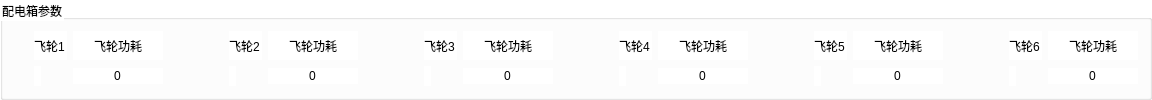
     <widget class="QGroupBox" name="groupBox">
      <property name="sizePolicy">
       <sizepolicy hsizetype="Minimum" vsizetype="Minimum">
        <horstretch>0</horstretch>
        <verstretch>0</verstretch>
       </sizepolicy>
      </property>
      <property name="styleSheet">
       <string notr="true">background-color: rgb(255, 255, 255);</string>
      </property>
      <property name="title">
       <string>配电箱参数</string>
      </property>
      <layout class="QHBoxLayout" name="horizontalLayout">
       <item>
        <layout class="QGridLayout" name="gridLayout_9">
         <item row="0" column="1" colspan="2">
          <widget class="QLabel" name="label_25">
           <property name="text">
            <string>飞轮1</string>
           </property>
          </widget>
         </item>
         <item row="0" column="3">
          <widget class="QLabel" name="label_26">
           <property name="text">
            <string>飞轮功耗</string>
           </property>
           <property name="alignment">
            <set>Qt::AlignCenter</set>
           </property>
          </widget>
         </item>
         <item row="1" column="0">
          <spacer name="horizontalSpacer_16">
           <property name="orientation">
            <enum>Qt::Horizontal</enum>
           </property>
           <property name="sizeType">
            <enum>QSizePolicy::Fixed</enum>
           </property>
           <property name="sizeHint" stdset="0">
            <size>
             <width>20</width>
             <height>20</height>
            </size>
           </property>
          </spacer>
         </item>
         <item row="1" column="2">
          <spacer name="horizontalSpacer_17">
           <property name="orientation">
            <enum>Qt::Horizontal</enum>
           </property>
           <property name="sizeType">
            <enum>QSizePolicy::Fixed</enum>
           </property>
           <property name="sizeHint" stdset="0">
            <size>
             <width>20</width>
             <height>20</height>
            </size>
           </property>
          </spacer>
         </item>
         <item row="1" column="1">
          <widget class="QLabel" name="label_motor_status_light_1">
           <property name="sizePolicy">
            <sizepolicy hsizetype="Minimum" vsizetype="Minimum">
             <horstretch>0</horstretch>
             <verstretch>0</verstretch>
            </sizepolicy>
           </property>
           <property name="maximumSize">
            <size>
             <width>30</width>
             <height>30</height>
            </size>
           </property>
           <property name="text">
            <string/>
           </property>
           <property name="pixmap">
            <pixmap>debug/red.png</pixmap>
           </property>
           <property name="scaledContents">
            <bool>true</bool>
           </property>
          </widget>
         </item>
         <item row="1" column="3">
          <widget class="QLineEdit" name="lineEdit_motor_wate_overview_1">
           <property name="sizePolicy">
            <sizepolicy hsizetype="Fixed" vsizetype="Fixed">
             <horstretch>0</horstretch>
             <verstretch>0</verstretch>
            </sizepolicy>
           </property>
           <property name="maximumSize">
            <size>
             <width>90</width>
             <height>16777215</height>
            </size>
           </property>
           <property name="text">
            <string>0</string>
           </property>
           <property name="frame">
            <bool>false</bool>
           </property>
           <property name="alignment">
            <set>Qt::AlignCenter</set>
           </property>
           <property name="readOnly">
            <bool>true</bool>
           </property>
          </widget>
         </item>
        </layout>
       </item>
       <item>
        <spacer name="horizontalSpacer_18">
         <property name="orientation">
          <enum>Qt::Horizontal</enum>
         </property>
         <property name="sizeHint" stdset="0">
          <size>
           <width>40</width>
           <height>20</height>
          </size>
         </property>
        </spacer>
       </item>
       <item>
        <layout class="QGridLayout" name="gridLayout_8">
         <item row="0" column="1" colspan="2">
          <widget class="QLabel" name="label_22">
           <property name="text">
            <string>飞轮2</string>
           </property>
          </widget>
         </item>
         <item row="0" column="3">
          <widget class="QLabel" name="label_23">
           <property name="text">
            <string>飞轮功耗</string>
           </property>
           <property name="alignment">
            <set>Qt::AlignCenter</set>
           </property>
          </widget>
         </item>
         <item row="1" column="0">
          <spacer name="horizontalSpacer_14">
           <property name="orientation">
            <enum>Qt::Horizontal</enum>
           </property>
           <property name="sizeType">
            <enum>QSizePolicy::Fixed</enum>
           </property>
           <property name="sizeHint" stdset="0">
            <size>
             <width>20</width>
             <height>20</height>
            </size>
           </property>
          </spacer>
         </item>
         <item row="1" column="2">
          <spacer name="horizontalSpacer_15">
           <property name="orientation">
            <enum>Qt::Horizontal</enum>
           </property>
           <property name="sizeType">
            <enum>QSizePolicy::Fixed</enum>
           </property>
           <property name="sizeHint" stdset="0">
            <size>
             <width>20</width>
             <height>20</height>
            </size>
           </property>
          </spacer>
         </item>
         <item row="1" column="1">
          <widget class="QLabel" name="label_motor_status_light_2">
           <property name="sizePolicy">
            <sizepolicy hsizetype="Minimum" vsizetype="Minimum">
             <horstretch>0</horstretch>
             <verstretch>0</verstretch>
            </sizepolicy>
           </property>
           <property name="maximumSize">
            <size>
             <width>30</width>
             <height>30</height>
            </size>
           </property>
           <property name="text">
            <string/>
           </property>
           <property name="pixmap">
            <pixmap>debug/red.png</pixmap>
           </property>
           <property name="scaledContents">
            <bool>true</bool>
           </property>
          </widget>
         </item>
         <item row="1" column="3">
          <widget class="QLineEdit" name="lineEdit_motor_wate_overview_2">
           <property name="sizePolicy">
            <sizepolicy hsizetype="Fixed" vsizetype="Fixed">
             <horstretch>0</horstretch>
             <verstretch>0</verstretch>
            </sizepolicy>
           </property>
           <property name="maximumSize">
            <size>
             <width>90</width>
             <height>16777215</height>
            </size>
           </property>
           <property name="text">
            <string>0</string>
           </property>
           <property name="frame">
            <bool>false</bool>
           </property>
           <property name="alignment">
            <set>Qt::AlignCenter</set>
           </property>
           <property name="readOnly">
            <bool>true</bool>
           </property>
          </widget>
         </item>
        </layout>
       </item>
       <item>
        <spacer name="horizontalSpacer_19">
         <property name="orientation">
          <enum>Qt::Horizontal</enum>
         </property>
         <property name="sizeHint" stdset="0">
          <size>
           <width>40</width>
           <height>20</height>
          </size>
         </property>
        </spacer>
       </item>
       <item>
        <layout class="QGridLayout" name="gridLayout_7">
         <item row="1" column="2">
          <spacer name="horizontalSpacer_13">
           <property name="orientation">
            <enum>Qt::Horizontal</enum>
           </property>
           <property name="sizeType">
            <enum>QSizePolicy::Fixed</enum>
           </property>
           <property name="sizeHint" stdset="0">
            <size>
             <width>20</width>
             <height>20</height>
            </size>
           </property>
          </spacer>
         </item>
         <item row="1" column="3">
          <widget class="QLineEdit" name="lineEdit_motor_wate_overview_3">
           <property name="sizePolicy">
            <sizepolicy hsizetype="Fixed" vsizetype="Fixed">
             <horstretch>0</horstretch>
             <verstretch>0</verstretch>
            </sizepolicy>
           </property>
           <property name="maximumSize">
            <size>
             <width>90</width>
             <height>16777215</height>
            </size>
           </property>
           <property name="text">
            <string>0</string>
           </property>
           <property name="frame">
            <bool>false</bool>
           </property>
           <property name="alignment">
            <set>Qt::AlignCenter</set>
           </property>
           <property name="readOnly">
            <bool>true</bool>
           </property>
          </widget>
         </item>
         <item row="0" column="3">
          <widget class="QLabel" name="label_20">
           <property name="text">
            <string>飞轮功耗</string>
           </property>
           <property name="alignment">
            <set>Qt::AlignCenter</set>
           </property>
          </widget>
         </item>
         <item row="1" column="1">
          <widget class="QLabel" name="label_motor_status_light_3">
           <property name="sizePolicy">
            <sizepolicy hsizetype="Minimum" vsizetype="Minimum">
             <horstretch>0</horstretch>
             <verstretch>0</verstretch>
            </sizepolicy>
           </property>
           <property name="maximumSize">
            <size>
             <width>30</width>
             <height>30</height>
            </size>
           </property>
           <property name="text">
            <string/>
           </property>
           <property name="pixmap">
            <pixmap>debug/red.png</pixmap>
           </property>
           <property name="scaledContents">
            <bool>true</bool>
           </property>
          </widget>
         </item>
         <item row="1" column="0">
          <spacer name="horizontalSpacer_12">
           <property name="orientation">
            <enum>Qt::Horizontal</enum>
           </property>
           <property name="sizeType">
            <enum>QSizePolicy::Fixed</enum>
           </property>
           <property name="sizeHint" stdset="0">
            <size>
             <width>20</width>
             <height>20</height>
            </size>
           </property>
          </spacer>
         </item>
         <item row="0" column="1" colspan="2">
          <widget class="QLabel" name="label_19">
           <property name="text">
            <string>飞轮3</string>
           </property>
          </widget>
         </item>
        </layout>
       </item>
       <item>
        <spacer name="horizontalSpacer_20">
         <property name="orientation">
          <enum>Qt::Horizontal</enum>
         </property>
         <property name="sizeHint" stdset="0">
          <size>
           <width>40</width>
           <height>20</height>
          </size>
         </property>
        </spacer>
       </item>
       <item>
        <layout class="QGridLayout" name="gridLayout_4">
         <item row="0" column="1" colspan="2">
          <widget class="QLabel" name="label_10">
           <property name="sizePolicy">
            <sizepolicy hsizetype="Minimum" vsizetype="Preferred">
             <horstretch>0</horstretch>
             <verstretch>0</verstretch>
            </sizepolicy>
           </property>
           <property name="text">
            <string>飞轮4</string>
           </property>
          </widget>
         </item>
         <item row="0" column="3">
          <widget class="QLabel" name="label_11">
           <property name="text">
            <string>飞轮功耗</string>
           </property>
           <property name="alignment">
            <set>Qt::AlignCenter</set>
           </property>
          </widget>
         </item>
         <item row="1" column="0">
          <spacer name="horizontalSpacer_6">
           <property name="orientation">
            <enum>Qt::Horizontal</enum>
           </property>
           <property name="sizeType">
            <enum>QSizePolicy::Fixed</enum>
           </property>
           <property name="sizeHint" stdset="0">
            <size>
             <width>20</width>
             <height>20</height>
            </size>
           </property>
          </spacer>
         </item>
         <item row="1" column="2">
          <spacer name="horizontalSpacer_7">
           <property name="orientation">
            <enum>Qt::Horizontal</enum>
           </property>
           <property name="sizeType">
            <enum>QSizePolicy::Fixed</enum>
           </property>
           <property name="sizeHint" stdset="0">
            <size>
             <width>20</width>
             <height>20</height>
            </size>
           </property>
          </spacer>
         </item>
         <item row="1" column="1">
          <widget class="QLabel" name="label_motor_status_light_4">
           <property name="sizePolicy">
            <sizepolicy hsizetype="Minimum" vsizetype="Minimum">
             <horstretch>0</horstretch>
             <verstretch>0</verstretch>
            </sizepolicy>
           </property>
           <property name="maximumSize">
            <size>
             <width>30</width>
             <height>30</height>
            </size>
           </property>
           <property name="text">
            <string/>
           </property>
           <property name="pixmap">
            <pixmap>debug/red.png</pixmap>
           </property>
           <property name="scaledContents">
            <bool>true</bool>
           </property>
          </widget>
         </item>
         <item row="1" column="3">
          <widget class="QLineEdit" name="lineEdit_motor_wate_overview_4">
           <property name="sizePolicy">
            <sizepolicy hsizetype="Fixed" vsizetype="Fixed">
             <horstretch>0</horstretch>
             <verstretch>0</verstretch>
            </sizepolicy>
           </property>
           <property name="maximumSize">
            <size>
             <width>90</width>
             <height>16777215</height>
            </size>
           </property>
           <property name="text">
            <string>0</string>
           </property>
           <property name="frame">
            <bool>false</bool>
           </property>
           <property name="alignment">
            <set>Qt::AlignCenter</set>
           </property>
           <property name="readOnly">
            <bool>true</bool>
           </property>
          </widget>
         </item>
        </layout>
       </item>
       <item>
        <spacer name="horizontalSpacer_21">
         <property name="orientation">
          <enum>Qt::Horizontal</enum>
         </property>
         <property name="sizeHint" stdset="0">
          <size>
           <width>40</width>
           <height>20</height>
          </size>
         </property>
        </spacer>
       </item>
       <item>
        <layout class="QGridLayout" name="gridLayout_3">
         <item row="0" column="1" colspan="2">
          <widget class="QLabel" name="label_7">
           <property name="text">
            <string>飞轮5</string>
           </property>
          </widget>
         </item>
         <item row="0" column="3">
          <widget class="QLabel" name="label_8">
           <property name="text">
            <string>飞轮功耗</string>
           </property>
           <property name="alignment">
            <set>Qt::AlignCenter</set>
           </property>
          </widget>
         </item>
         <item row="1" column="0">
          <spacer name="horizontalSpacer_4">
           <property name="orientation">
            <enum>Qt::Horizontal</enum>
           </property>
           <property name="sizeType">
            <enum>QSizePolicy::Fixed</enum>
           </property>
           <property name="sizeHint" stdset="0">
            <size>
             <width>20</width>
             <height>20</height>
            </size>
           </property>
          </spacer>
         </item>
         <item row="1" column="2">
          <spacer name="horizontalSpacer_5">
           <property name="orientation">
            <enum>Qt::Horizontal</enum>
           </property>
           <property name="sizeType">
            <enum>QSizePolicy::Fixed</enum>
           </property>
           <property name="sizeHint" stdset="0">
            <size>
             <width>20</width>
             <height>20</height>
            </size>
           </property>
          </spacer>
         </item>
         <item row="1" column="1">
          <widget class="QLabel" name="label_motor_status_light_5">
           <property name="sizePolicy">
            <sizepolicy hsizetype="Minimum" vsizetype="Minimum">
             <horstretch>0</horstretch>
             <verstretch>0</verstretch>
            </sizepolicy>
           </property>
           <property name="maximumSize">
            <size>
             <width>30</width>
             <height>30</height>
            </size>
           </property>
           <property name="text">
            <string/>
           </property>
           <property name="pixmap">
            <pixmap>debug/red.png</pixmap>
           </property>
           <property name="scaledContents">
            <bool>true</bool>
           </property>
          </widget>
         </item>
         <item row="1" column="3">
          <widget class="QLineEdit" name="lineEdit_motor_wate_overview_5">
           <property name="sizePolicy">
            <sizepolicy hsizetype="Fixed" vsizetype="Fixed">
             <horstretch>0</horstretch>
             <verstretch>0</verstretch>
            </sizepolicy>
           </property>
           <property name="maximumSize">
            <size>
             <width>90</width>
             <height>16777215</height>
            </size>
           </property>
           <property name="text">
            <string>0</string>
           </property>
           <property name="frame">
            <bool>false</bool>
           </property>
           <property name="alignment">
            <set>Qt::AlignCenter</set>
           </property>
           <property name="readOnly">
            <bool>true</bool>
           </property>
          </widget>
         </item>
        </layout>
       </item>
       <item>
        <spacer name="horizontalSpacer_22">
         <property name="orientation">
          <enum>Qt::Horizontal</enum>
         </property>
         <property name="sizeHint" stdset="0">
          <size>
           <width>40</width>
           <height>20</height>
          </size>
         </property>
        </spacer>
       </item>
       <item>
        <layout class="QGridLayout" name="gridLayout">
         <item row="0" column="1" colspan="2">
          <widget class="QLabel" name="label">
           <property name="sizePolicy">
            <sizepolicy hsizetype="Minimum" vsizetype="Preferred">
             <horstretch>0</horstretch>
             <verstretch>0</verstretch>
            </sizepolicy>
           </property>
           <property name="text">
            <string>飞轮6</string>
           </property>
          </widget>
         </item>
         <item row="0" column="3">
          <widget class="QLabel" name="label_3">
           <property name="text">
            <string>飞轮功耗</string>
           </property>
           <property name="alignment">
            <set>Qt::AlignCenter</set>
           </property>
          </widget>
         </item>
         <item row="1" column="0">
          <spacer name="horizontalSpacer_3">
           <property name="orientation">
            <enum>Qt::Horizontal</enum>
           </property>
           <property name="sizeType">
            <enum>QSizePolicy::Fixed</enum>
           </property>
           <property name="sizeHint" stdset="0">
            <size>
             <width>20</width>
             <height>20</height>
            </size>
           </property>
          </spacer>
         </item>
         <item row="1" column="2">
          <spacer name="horizontalSpacer">
           <property name="orientation">
            <enum>Qt::Horizontal</enum>
           </property>
           <property name="sizeType">
            <enum>QSizePolicy::Fixed</enum>
           </property>
           <property name="sizeHint" stdset="0">
            <size>
             <width>20</width>
             <height>20</height>
            </size>
           </property>
          </spacer>
         </item>
         <item row="1" column="1">
          <widget class="QLabel" name="label_motor_status_light_6">
           <property name="sizePolicy">
            <sizepolicy hsizetype="Minimum" vsizetype="Minimum">
             <horstretch>0</horstretch>
             <verstretch>0</verstretch>
            </sizepolicy>
           </property>
           <property name="maximumSize">
            <size>
             <width>30</width>
             <height>30</height>
            </size>
           </property>
           <property name="text">
            <string/>
           </property>
           <property name="pixmap">
            <pixmap>debug/red.png</pixmap>
           </property>
           <property name="scaledContents">
            <bool>true</bool>
           </property>
          </widget>
         </item>
         <item row="1" column="3">
          <widget class="QLineEdit" name="lineEdit_motor_wate_overview_6">
           <property name="sizePolicy">
            <sizepolicy hsizetype="Fixed" vsizetype="Fixed">
             <horstretch>0</horstretch>
             <verstretch>0</verstretch>
            </sizepolicy>
           </property>
           <property name="maximumSize">
            <size>
             <width>90</width>
             <height>16777215</height>
            </size>
           </property>
           <property name="text">
            <string>0</string>
           </property>
           <property name="frame">
            <bool>false</bool>
           </property>
           <property name="alignment">
            <set>Qt::AlignCenter</set>
           </property>
           <property name="readOnly">
            <bool>true</bool>
           </property>
          </widget>
         </item>
        </layout>
       </item>
      </layout>
     </widget>
